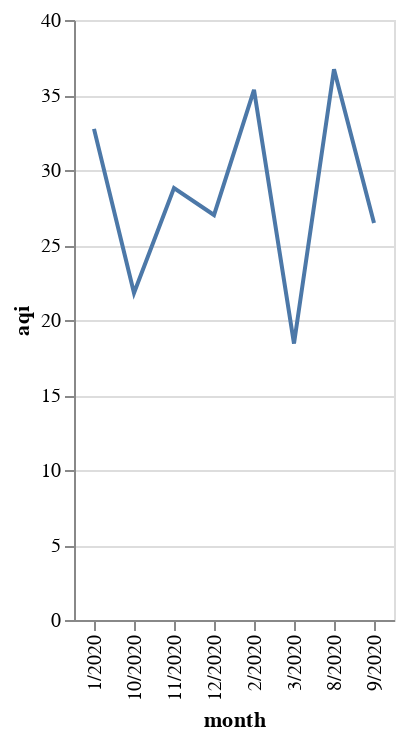

Notebook code cell kept with this figure:
### Code cell
pm25_local_2020 = pd.read_csv("../../data/final/epa_air_params/pm25_local_2020_avg_df.csv")
alt.Chart(pm25_local_2020).mark_line().encode(
    x="month",
    y="aqi"
)

### Figure 1 — Vega-Lite specification as saved in the notebook (floating-point values rounded to 4 significant figures)
{"config": {"view": {"continuousWidth": 400, "continuousHeight": 300}}, "data": {"name": "data-6fb2bc476940f7283140e2a2c02c3ab7"}, "mark": "line", "encoding": {"x": {"type": "nominal", "field": "month"}, "y": {"type": "quantitative", "field": "aqi"}}, "$schema": "https://vega.github.io/schema/vega-lite/v4.8.1.json", "datasets": {"data-6fb2bc476940f7283140e2a2c02c3ab7": [{"month": "9/2020", "aqi": 26.47, "arithmetic_mean": 6.42, "units_of_measure": "Micrograms/cubic meter (LC)", "parameter": "PM2.5 - Local Conditions"}, {"month": "10/2020", "aqi": 21.8, "arithmetic_mean": 5.207, "units_of_measure": "Micrograms/cubic meter (LC)", "parameter": "PM2.5 - Local Conditions"}, {"month": "1/2020", "aqi": 32.74, "arithmetic_mean": 7.859, "units_of_measure": "Micrograms/cubic meter (LC)", "parameter": "PM2.5 - Local Conditions"}, {"month": "3/2020", "aqi": 18.43, "arithmetic_mean": 4.429, "units_of_measure": "Micrograms/cubic meter (LC)", "parameter": "PM2.5 - Local Conditions"}, {"month": "2/2020", "aqi": 35.35, "arithmetic_mean": 8.683, "units_of_measure": "Micrograms/cubic meter (LC)", "parameter": "PM2.5 - Local Conditions"}, {"month": "11/2020", "aqi": 28.8, "arithmetic_mean": 7.18, "units_of_measure": "Micrograms/cubic meter (LC)", "parameter": "PM2.5 - Local Conditions"}, {"month": "12/2020", "aqi": 27.0, "arithmetic_mean": 6.84, "units_of_measure": "Micrograms/cubic meter (LC)", "parameter": "PM2.5 - Local Conditions"}, {"month": "8/2020", "aqi": 36.71, "arithmetic_mean": 8.843, "units_of_measure": "Micrograms/cubic meter (LC)", "parameter": "PM2.5 - Local Conditions"}]}}
